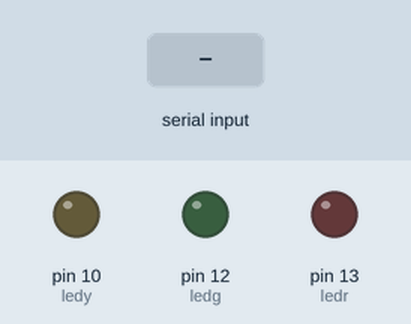
Recording of a sketch running on a simulated Arduino Uno, built with avr-gcc and run on an emulated ATmega328P. On the bench: output pins drawn as LEDs (lit = HIGH). The inputs (shaded band) are chosen by the test bench. What the sketch prints to the serial monitor is not drawn.

Above: at 1.2 s.
1.3 s: "1\n" received over Serial
At 1.9 s:
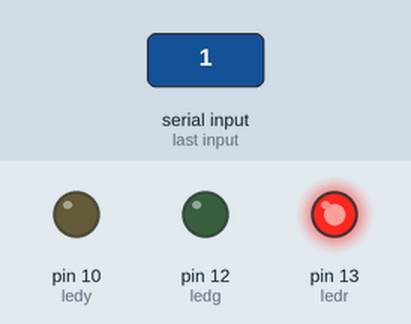
4.3 s: "5\n" received over Serial
At 5.4 s:
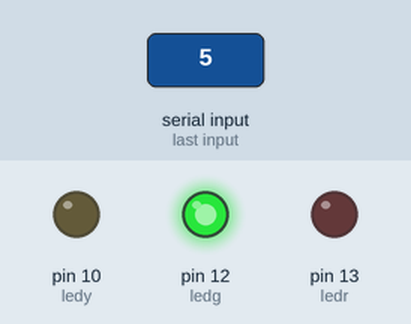
7.3 s: "2\n" received over Serial
At 7.7 s:
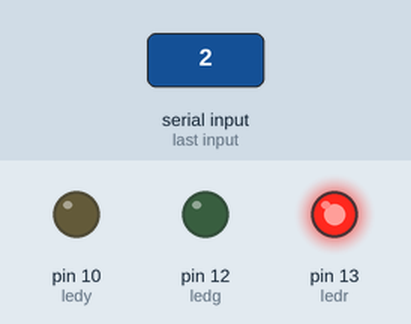
10.3 s: "3\n" received over Serial
At 12.7 s:
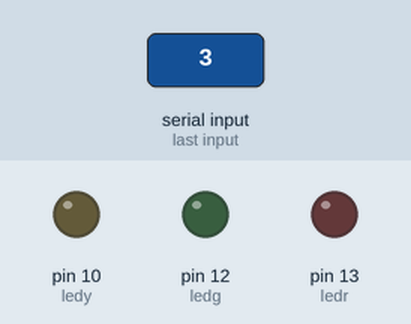
Timing chart, 0 to 14.2 s (numbered marks = the images above; inputs shaded):
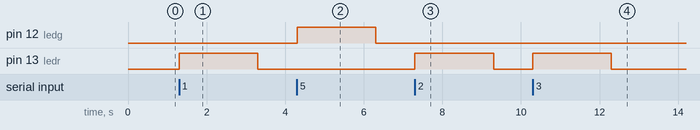

Measured:
- after the input at 1.3 s, pin 13 (ledr): LOW → HIGH at once, → LOW 2.0 s later
- after the input at 4.3 s, pin 12 (ledg): LOW → HIGH at once, → LOW 2.0 s later
- after the input at 7.3 s, pin 13 (ledr): LOW → HIGH at once, → LOW 2.0 s later
- after the input at 10.3 s, pin 13 (ledr): LOW → HIGH at once, → LOW 2.0 s later

The sketch:

project1arduino.ino
```cpp
 /*
 project for enter number of ur birth:
  1)if ur birthday in 1,2,3,4 the led red will light
2)if ur birthday in 5,6,7,8 the led green will light
 3)if ur birthday in 9,10,11,12 the led yallow will light
 AUTHOR:SADEEN ABDELALRAHMAN
 DATE:3/4/2025 IN 9:33
 */
 int num;
#define ledr  13
#define ledg 12
#define ledy  10

void setup() {
  Serial.begin(9600);
  Serial.println("Enter a number to light the lamp (0-12):");
  pinMode(ledr, OUTPUT);
  pinMode(ledg, OUTPUT);
  pinMode(ledy, OUTPUT);
}

void loop() {
  if (Serial.available()) {
    //num = Serial.parseInt(); // Use parseInt to read an integer value

    // Turn off all LEDs before checking the range
    digitalWrite(ledr, LOW);
    digitalWrite(ledg, LOW);
    digitalWrite(ledy, LOW);
    num = Serial.parseInt();
    switch(num){
      case 1:
      case 2:
      case 3:
      case 4:
      digitalWrite(ledr, HIGH);
      digitalWrite(ledg, LOW);
      digitalWrite(ledy, LOW);
       delay(2000);
      break;
      case 5:
      case 6:
      case 7:
      case 8:
      digitalWrite(ledr, LOW);
    digitalWrite(ledg, HIGH);
    digitalWrite(ledy, LOW);
    delay(2000);
      break;
      case 9:
      case 10:
      case 11:
      case 12:
    digitalWrite(ledr, LOW);
    digitalWrite(ledg, LOW);
    digitalWrite(ledy, HIGH);
     delay(2000);
      break;
      default:
    digitalWrite(ledr, LOW);
    digitalWrite(ledg, LOW);
    digitalWrite(ledy, LOW);
      break;

    }

  }
}
```
